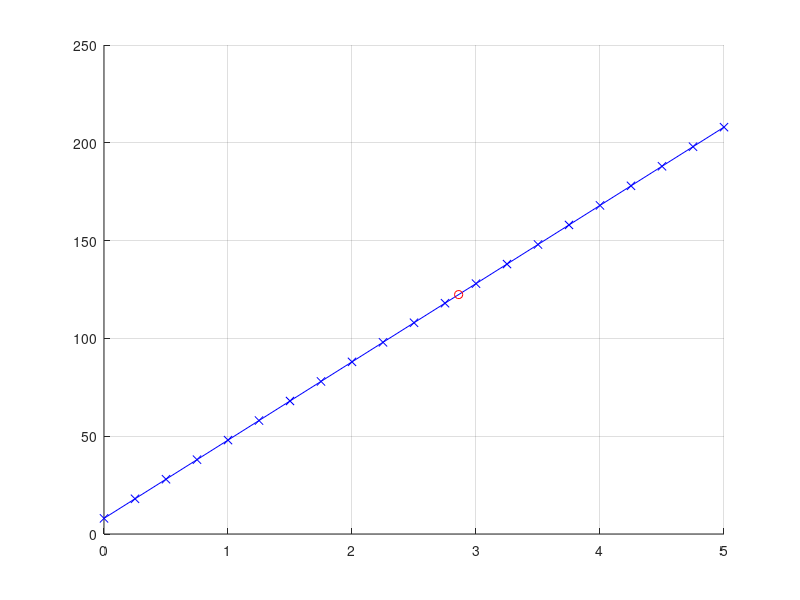

Write the MATLAB code that produced this figure.
% http://injector-rehab.com/shop/mapsensor.html

x = linspace(0, 5, 21);

y = 40.*x + 8;
t = 2.86

yt = 40*t + 8;
figure(1)
clf;
hold on;
plot(x,y, 'b-x');
plot( t, yt, 'ro');
hold off;
grid on;